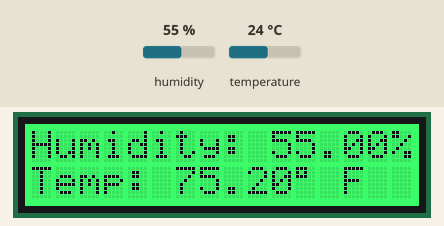
This sketch was run on a simulated Arduino Uno, built with avr-gcc and run on an emulated ATmega328P. On the bench: 16×2 character LCD. The test bench sets the inputs (shaded band); at power-on: humidity 55 %, temperature 24 °C. What the sketch prints to the serial monitor is not drawn.

Above: at 1.2 s.
1.3 s: humidity set to 27 %
At 2.9 s:
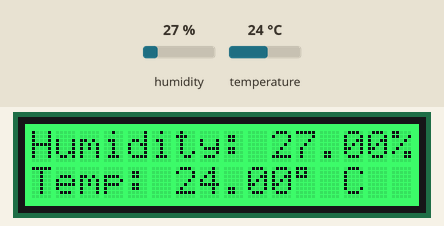
4.6 s: humidity set to 24 %
At 6.8 s:
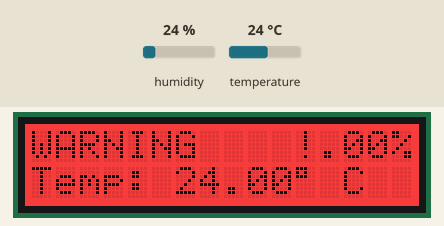
8.7 s: temperature set to 12 °C
At 11.1 s:
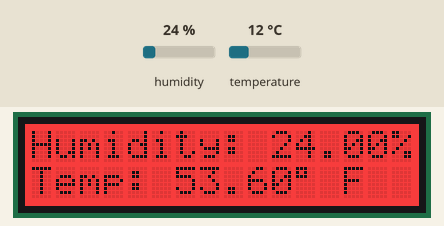
14.8 s: temperature set to 41 °C
At 15.5 s:
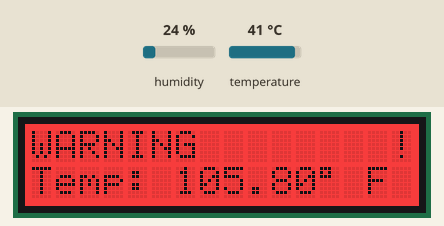
17.6 s: temperature set to 19 °C
At 20.2 s:
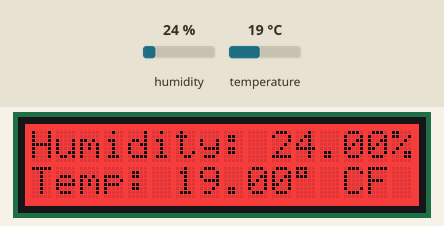
23.7 s: humidity set to 16 %
At 27.4 s:
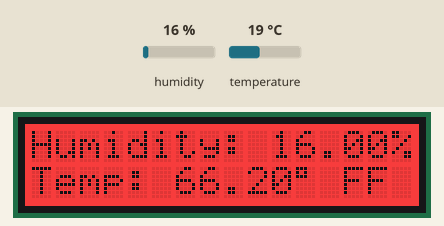
28.1 s: humidity set to 13 %
Timing chart, 0 to 31.1 s (numbered marks = the images above; inputs shaded):
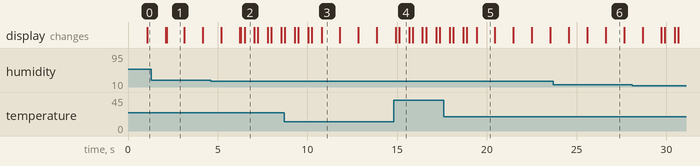

Measured:
- the behaviour switches between 26 and 25 % on humidity (found by bisection; images 1 and 2)
- after the input at 1.3 s, the display: first differs from a run without the input after 0.85 s (image 1)
- after the input at 4.6 s, the display: first differs from a run without the input after 1.7 s (image 2 shows a later state)
- after the input at 8.7 s, the display: first differs from a run without the input after 2.1 s (image 3)
- after the input at 14.8 s, the display: first changes after 0.11 s (image 4 shows a later state)
- after the input at 17.6 s, the display: first differs from a run without the input after 1.8 s (image 5)
- after the input at 23.7 s, the display: first differs from a run without the input after 1.9 s (image 6 shows a later state)

The sketch:

day2project.ino
```cpp
  #include <rgb_lcd.h>

#include <DHT.h>
#include <DHT_U.h>
#include <Wire.h>
#include "rgb_lcd.h"


#define DHTPIN 4      // Pin connected to the DHT sensor
#define DHTTYPE DHT11 // Define the type of sensor used

DHT dht(DHTPIN, DHTTYPE); // Create an instance of the DHT class
rgb_lcd lcd;


unsigned long previousMillis = 0;  // Stores the last time the temperature was updated
const long interval = 1000;        // Interval at which to switch units (milliseconds)
bool showCelsius = true;           // Flag to toggle between Celsius and Fahrenheit

void setup() {
  Serial.begin(9600);
  dht.begin(); // Initialize the sensor
   // set up the LCD's number of columns and rows:
    lcd.begin(16, 2);

    lcd.setRGB(0, 255, 61);

    dht.begin(); // Initialize the DHT sensor

}


void loop() {
  unsigned long currentMillis = millis(); // Get the current time

  // Read sensor data
  float humidity = dht.readHumidity();
  float temperatureC = dht.readTemperature();
  float temperatureF = dht.readTemperature(true); // true for Fahrenheit

  // Check if any reads failed and exit early
  if (isnan(humidity) || isnan(temperatureC)) {
    lcd.setCursor(0, 0);
    lcd.print("Failed to read sensor!");
    return;
  }

  // Alternate the display every `interval` milliseconds
  if (currentMillis - previousMillis >= interval) {
    // Save the last time you updated the display
    previousMillis = currentMillis;

    // Toggle the temperature unit
    showCelsius = !showCelsius;
  }
   // Print the results
  Serial.print("Humidity: ");
  Serial.print(humidity);
  Serial.print(" %\t");
  Serial.print("Temperature: ");
  Serial.print(temperatureC);
  Serial.print(" °C or ");
  Serial.print(temperatureF);
  Serial.println(" °F");

  // Display humidity on the top line
  lcd.setCursor(0, 0);
  lcd.print("Humidity: ");
  lcd.print(humidity);
  lcd.print("%");

  // Display temperature on the bottom line, alternating between Celsius and Fahrenheit
  lcd.setCursor(0, 1);
  lcd.print("Temp: ");
  if (showCelsius) {
    lcd.print(temperatureC);
    lcd.print(char(223));
    lcd.print(" C");
  } else {
    lcd.print(temperatureF);
    lcd.print(char(223));
    lcd.print(" F");
  }


  if (temperatureF > 85 && humidity <= 35){
    lcd.setRGB(0, 0, 250);
    lcd.setCursor(0,0);
    lcd.print("WARNING        !");
    delay(200);
    lcd.setRGB(250, 0, 0);
    delay(500);
 }  else if (temperatureF >= 75 && temperatureF <= 85 && humidity <= 25) {
     lcd.setRGB(0, 0, 250);
    lcd.setCursor(0,0);
    lcd.print("WARNING    !");
    delay(200);
    lcd.setRGB(250, 0, 0);
    delay(500);
  }
  else if (temperatureF >= 65 && temperatureF <= 75 && humidity < 15) {
     lcd.setRGB(0, 0, 250);
    lcd.setCursor(0,0);
    lcd.print("WARNING    !");
    delay(200);
    lcd.setRGB(250, 0, 0);
    delay(500);
  }
}
```
